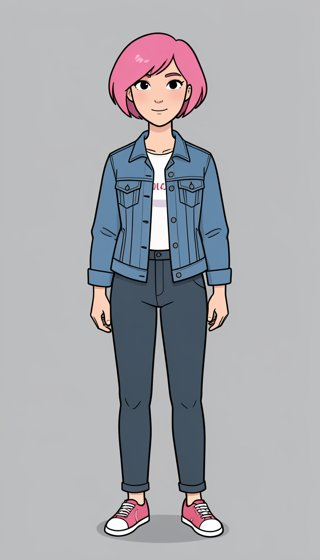
#> input picture tests/fixtures/face_human_cartoon.jpg, 320 x 560 px
$ python -i refcheck.py   (imports and definitions only)
#> lines starting #> are read from the running program, lines starting #| are printed output that depends on the picture
"""Reference photo quality check: runs on every selfie / avatar MC is handed (window and agent connector).

Checks resolution, sharpness (variance of the Laplacian, measured on the face when there is one), a face (YuNet,
when OpenCV is installed) and how big it is, and light. Never blocks a render: it returns friendly, lowercase
warnings the window shows under the photo and the agent connector returns in a ``reference_quality`` field so
agents can pass them on.
"""

from __future__ import annotations

from pathlib import Path
from typing import Any

import numpy as np

from .media import YUNET_MODEL, load_rgb

TIP = ("use the highest-quality reference photos you can: sharp, well lit, face and outfit clearly visible, ideally "
       "full body, no heavy filters, at least about 1024 px.")

MIN_SIDE_WEAK = 512      # short side under this: weak
GOOD_LONG_SIDE = 1024    # long side under this: worth a nudge
BLUR_WEAK = 40.0         # Laplacian variance (at a fixed working size) under this: blurry
BLUR_SOFT = 90.0         # ...under this: a bit soft
FACE_TINY = 0.07         # face height / image height under this: face too small to copy a likeness from
FACE_TIGHT = 0.55        # over this: a tight face crop, the outfit isn't in it
DARK_LUMA = 55           # mean luma under this: too dark
BRIGHT_LUMA = 225        # over this: blown out
GRAY_SAT = 0.08          # mean HSV saturation under this (or R~G~B): black and white
FACE_CLOSEUP = 0.15      # face height / image height under this (or under FACE_CLOSEUP_PX): too small for close-ups
FACE_CLOSEUP_PX = 256
EYES_DARK = 40           # eye band mean luma under this with low spread: covered (sunglasses)
POSTER_COLORS = 48       # fewer distinct 5-bit colours than this in a photo: heavy filter / posterized
CLIP_MIN_SIDE = 720      # clip short side under this: low-res source
CLIP_MIN_MBPS_720 = 2.5  # clip video bitrate at 720p under this (scaled by pixel count): over-compressed
CLIP_MIN_FPS = 24


# [5 lines left out: function laplacian_var, not called in this run]


def _gray(rgb: np.ndarray) -> np.ndarray:
    return rgb[..., 0] * 0.299 + rgb[..., 1] * 0.587 + rgb[..., 2] * 0.114


# [166 lines left out: functions _resize, saturation, is_grayscale, eyes_covered, posterized, find_face and 2 more, not called in this run]


def safe_check(src: Any, subject: str = "auto") -> dict[str, Any] | None:
    """check_reference that never raises (a broken image just gets no verdict)."""
    if not src:
        return None
    try:
        return check_reference(src, subject)
    except Exception:  # noqa: BLE001
        return None


# [22 lines left out: function check_clip, not called in this run]

>>> import cv2
>>> picture = cv2.imread('../tests/fixtures/face_human_cartoon.jpg', cv2.IMREAD_GRAYSCALE)
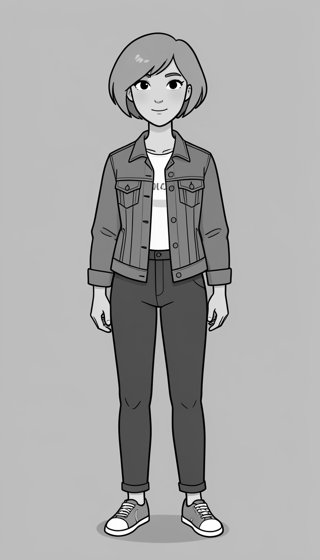
#> picture: shape (560, 320); min 0, max 255, mean 169.4
>>> result = safe_check(picture)
#> (the run stopped early here; a loop or call above may not have finished)

$ run again, on tests/fixtures/face_robot_teal.jpg
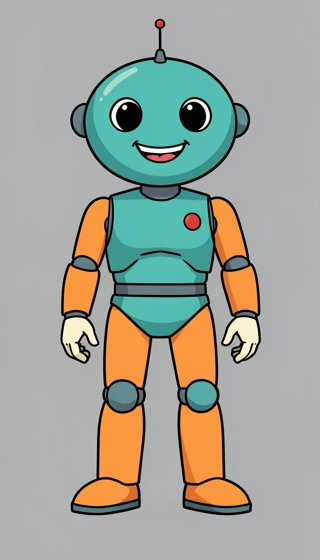
#> input picture tests/fixtures/face_robot_teal.jpg, 320 x 560 px
#> `picture = cv2.imread('../tests/fixtures/face_human_cartoon.jpg', cv2.I..`:
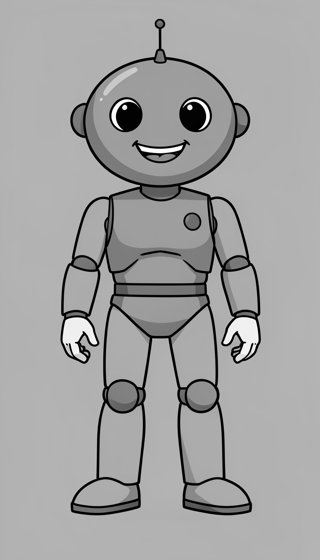
#> picture: shape (560, 320); min 0, max 255, mean 161.9
